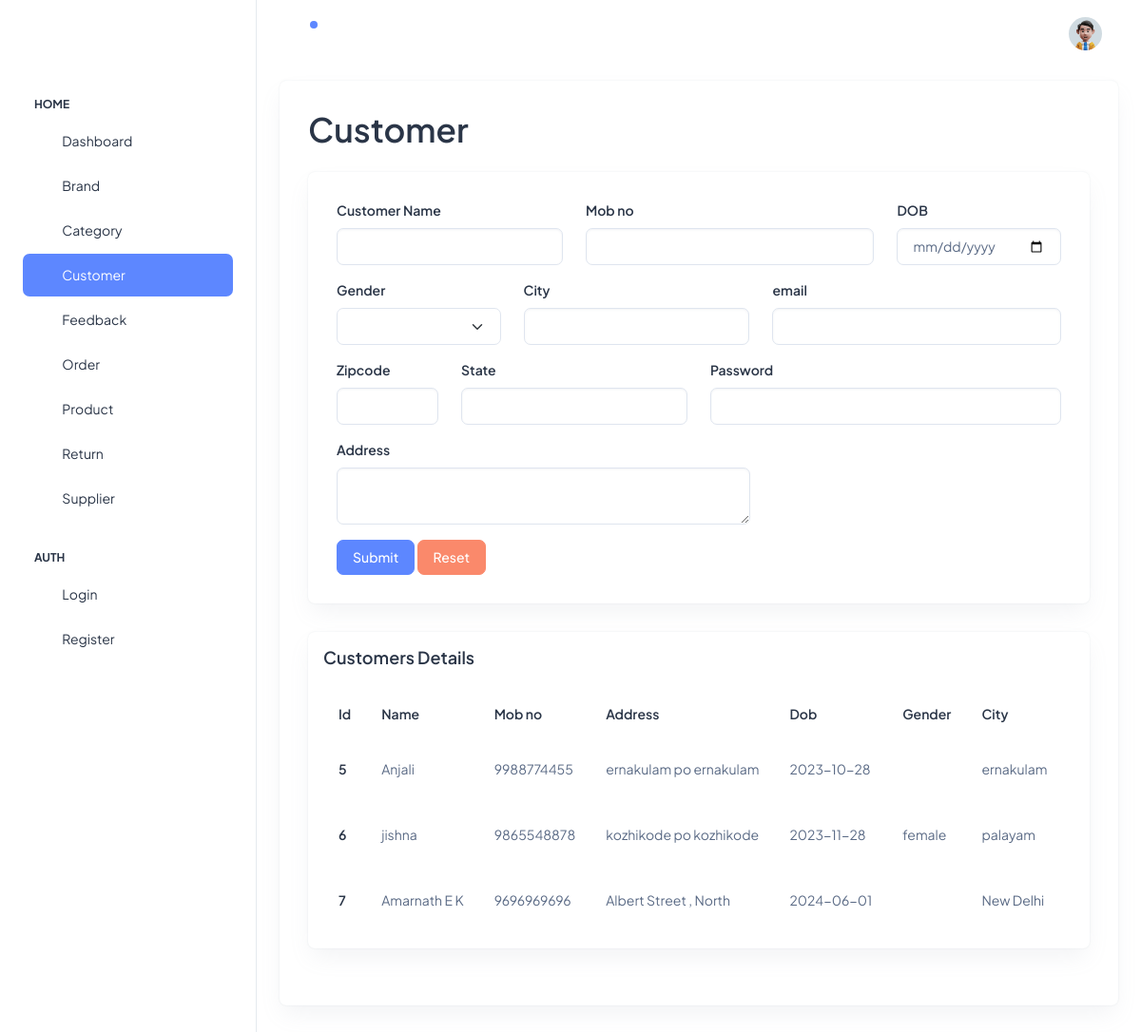
The app's page /Admin/pages/admin-customer.php (signed in) with its own data.
### tables this page shows
CREATE TABLE `customer` (
  `customer_id` int(11) NOT NULL,
  `customer_name` varchar(100) NOT NULL,
  `customer_phno` varchar(100) NOT NULL,
  `customer_address` varchar(100) NOT NULL,
  `customer_dob` date NOT NULL,
  `customer_gender` varchar(100) NOT NULL,
  `customer_city` varchar(100) NOT NULL,
  `customer_email` varchar(100) NOT NULL,
  `customer_pincode` int(100) NOT NULL,
  `customer_state` varchar(100) NOT NULL,
  `customer_password` varchar(100) NOT NULL
);

### Admin/pages/admin-customer.php (the view, shortened to what this page needs)
<?php
 include './connect.php';
?>
<!doctype html>
<html lang="en">
<head>
  <link rel="stylesheet" href="../css/styles.min.css" />
</head>
<body>
  <div class="page-wrapper" id="main-wrapper" data-layout="vertical" data-navbarbg="skin6" data-sidebartype="full"
    data-sidebar-position="fixed" data-header-position="fixed">
<?php
  include './topbar.php';
?>
      <div class="container-fluid">
        <div class="card">
          <div class="card-body">
            <h1 class="fw-semibold mb-4">Customer</h1>
            <div class="card">
              <div class="card-body">
              <form method="POST" enctype="multipart/form-data">
                  <div class="row mb-3">
                    <div class="col-lg-4 col-md-4 col-sm-4">
                    <label for="exampleInputEmail1" class="form-label">Customer Name</label>
                      <input type="text" class="form-control" name="cusname" value="<?php echo $cus_name1; ?>">
                    </div>
                    <div class="col-lg-5 col-md-4 col-sm-4">
                    <label for="exampleInputEmail1" class="form-label">Mob no</label>
                      <input type="text" class="form-control" name="cusno" value="<?php echo $cus_ph1; ?>">
                    </div>
                    <div class="col-lg-3 col-md-8 col-sm-8">
                      <label for="exampleInputEmail1" class="form-label">DOB</label>
                      <input type="date" class="form-control" name="cusdob" value="<?php echo $cus_dob1; ?>">
                    </div>
                  </div>
                  <div class="row mb-3">
                    <div class="col-lg-3 col-md-4 col-sm-4">
                      <label for="exampleInputEmail1" class="form-label">Gender</label>
                      <select aria-label="Default select example" class="form-select" name="cusgender" value="<?php echo $cus_gender1; ?>">
                      <option selected></option>
                      <option value="male">Male</option>
                      </select>
                    </div>
                    <div class="col-lg-4 col-md-8 col-sm-8">
                      <label for="exampleInputEmail1" class="form-label">City</label>
                      <input type="text" class="form-control" name="cuscity" value="<?php echo $cus_city1; ?>">
                    </div>
                    <div class="col-lg-5 col-md-8 col-sm-8">
                      <label for="exampleInputEmail1" class="form-label">email</label>
                      <input type="email" class="form-control" name="cusmail" value="<?php echo $cus_email1; ?>">
                    </div>
                  </div>
                  <div class="row mb-3">
                    <div class="col-lg-2 col-md-4 col-sm-4">
                      <label for="exampleInputEmail1" class="form-label">Zipcode</label>
                      <input type="text" class="form-control" name="cuszip" value="<?php echo $cus_pincode1; ?>">
                    </div>
                    <div class="col-lg-4 col-md-8 col-sm-8">
                      <label for="exampleInputEmail1" class="form-label">State</label>
                      <input type="text" class="form-control" name="cusstate" value="<?php echo $cus_state1; ?>">
                    </div>
                    <div class="col-lg-6 col-md-5 col-sm-5">
                      <label for="exampleInputEmail1" class="form-label">Password</label>
                      <input type="text" class="form-control" name="cuspass" value="<?php echo $cus_password1; ?>">
                    </div>
                  </div>
                  <div class="row mb-3">
                    <div class="col-lg-7 col-md-7 col-sm-7">
                      <label for="exampleInputEmail1" class="form-label">Address</label>
                      <textarea class="form-control" name="cusaddress" rows="2" cols="50"><?php echo $cus_address1; ?></textarea>
                    </div>
                  </div>
                  <button type="submit" class="btn btn-primary" name="submitcu">Submit</button>
                  <a href="admin-product.php" class="btn btn-danger">Reset</a>
                </form>
              </div>
            </div>
            <div class="card w-100">
              <div class="card-body p-3">
                <h5 class="card-title fw-semibold mb-4">Customers Details</h5>
                <div class="table-responsive">
                  <table class="table text-nowrap mb-0 align-middle">
                    <thead class="text-dark fs-4">
                      <tr>
                        <th class="border-bottom-0">
                          <h6 class="fw-semibold mb-0">Id</h6>
                        </th>
                        <th class="border-bottom-0">
                          <h6 class="fw-semibold mb-0">Name</h6>
                        </th>
                        <th class="border-bottom-0">
                          <h6 class="fw-semibold mb-0">Mob no</h6>
                        </th>
                        <th class="border-bottom-0">
                          <h6 class="fw-semibold mb-0">Address</h6>
                        </th>
                        <th class="border-bottom-0">
                          <h6 class="fw-semibold mb-0">Dob</h6>
                        </th>
                        <th class="border-bottom-0">
                          <h6 class="fw-semibold mb-0">Gender</h6>
                        </th>
                        <th class="border-bottom-0">
                          <h6 class="fw-semibold mb-0">City</h6>
                        </th>
                        <th class="border-bottom-0">
                        </th>
                      </tr>
                    </thead>
<?php
$sql=mysqli_query($conn,"SELECT * FROM customer ORDER BY customer_id ");
while($row=mysqli_fetch_assoc($sql))
{
    $cu_id=$row['customer_id'];
    $cu_name=$row['customer_name'];
    $cu_no=$row['customer_phno'];
    $cu_address=$row['customer_address'];
    $cu_dob=$row['customer_dob'];
    $cu_gender=$row['customer_gender'];
    $cu_city=$row['customer_city'];
?>
                    <tbody>
                    <tr data-id="<?php echo $cu_id; ?>">
                        <td class="border-bottom-0"><h6 class="fw-semibold mb-0"><?php echo $cu_id; ?></h6></td>
                        <td class="border-bottom-0">
                          <p class="mb-0 fw-normal"><?php echo $cu_name; ?></p>
                        </td>
                        <td class="border-bottom-0">
                          <p class="mb-0 fw-normal"><?php echo $cu_no; ?></p>
                        </td>
                        <td class="border-bottom-0">
                          <p class="mb-0 fw-normal"><?php echo $cu_address; ?></p>
                        </td>
                        <td class="border-bottom-0">
                          <p class="mb-0 fw-normal"><?php echo $cu_dob; ?></p>
                        </td>
                        <td class="border-bottom-0">
                          <p class="mb-0 fw-normal"><?php echo $cu_gender; ?></p>
                        </td>
                        <td class="border-bottom-0">
                          <p class="mb-0 fw-normal"><?php echo $cu_city; ?></p>
                        </td>
                        <td class="border-bottom-0">
                        </td>
                      </tr>
                    </tbody>
<?php
}
?>
                  </table>
                </div>
              </div>
            </div>
          </div>
        </div>
      </div>
    </div>
  </div>
</body>
</html>

### records on screen
customer: customer_id "5", customer_name "Anjali", customer_phno "9988774455", customer_address "ernakulam po ernakulam", customer_dob "2023-10-28", customer_city "ernakulam"
customer: customer_id "6", customer_name "jishna", customer_phno "9865548878", customer_address "kozhikode po kozhikode", customer_dob "2023-11-28", customer_gender "female", customer_city "palayam"
customer: customer_id "7", customer_name "Amarnath E K", customer_phno "9696969696", customer_address "Albert Street , North", customer_dob "2024-06-01", customer_city "New Delhi"
